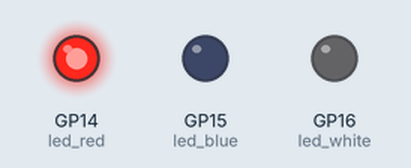
Simulated run of this program. Board: Raspberry Pi Pico running MicroPython. Parts: output pins drawn as LEDs (lit = HIGH).

Above: at 0.2 s.
At 1.2 s:
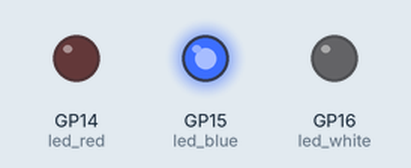
At 2.2 s:
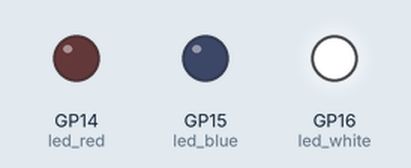
At 5.7 s:
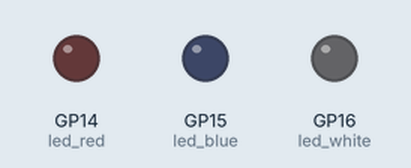
Timing chart, 0 to 6.9 s (numbered marks = the images above):
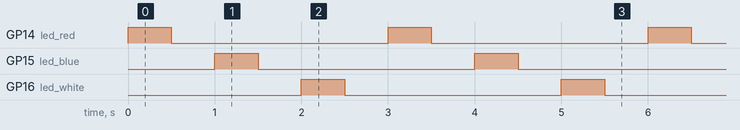

Measured:
- by itself, GP14 (led_red), GP15 (led_blue), GP16 (led_white): alternates HIGH for 0.50 s and LOW for 2.5 s
- by itself, everything shown: repeats every 3.0 s, in 6 steps

The program:

LED.py
```python
from machine import Pin
from time import sleep

led_red = Pin(14,Pin.OUT)
led_blue = Pin(15,Pin.OUT)
led_white = Pin(16,Pin.OUT)

while True:
    led_red.high()
    sleep(0.5)
    led_red.low()
    sleep(0.5)
    led_blue.high()
    sleep(0.5)
    led_blue.low()
    sleep(0.5)
    led_white.high()
    sleep(0.5)
    led_white.low()
    sleep(0.5)
```
